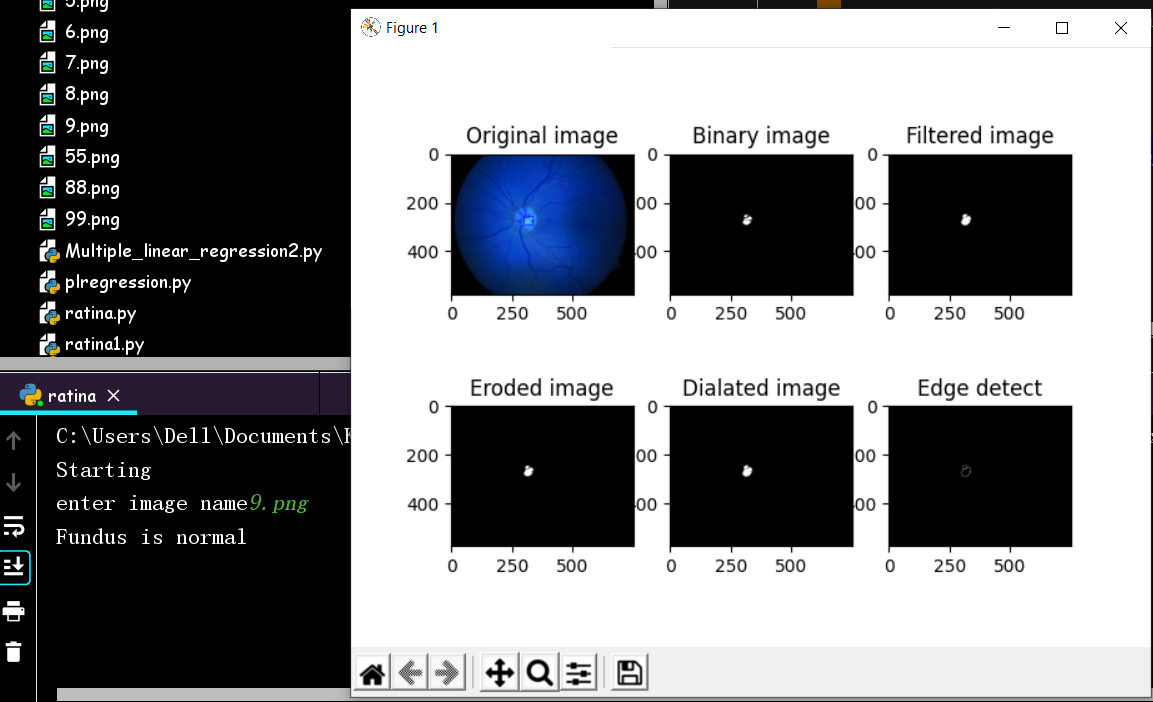
#> input picture Normal.PNG, 1153 x 702 px
$ python ratina.py   (older library calls are emulated)
#> lines starting #> are read from the running program, lines starting #| are printed output that depends on the picture; after the words box and inside, x2 and y2 are one past the last pixel; in counts of white or black regions, pixels touching at a corner belong together
import cv2
import numpy as np
from matplotlib import pyplot as plt
from skimage.feature import greycomatrix, greycoprops
scale_percent=50

Area=[]
Peri=[]
def Average(lst):
    return sum(lst) / len(lst)


while(1):
    print("Starting")
    name=input("enter image name");
#> the answer given: Normal.PNG
    x= cv2.imread(name)
#> x is the input picture: shape (702, 1153, 3); mean B, G, R 131.1, 128.6, 127.4
    #x=cv2.imread('image018.png')
    w=int(x.shape[1]*scale_percent/100)
#> w = 576
    h=int(x.shape[0]*scale_percent/100)
#> h = 351
    dim=(w,h)
#> dim = (576, 351)
    img=cv2.resize(x,dim)
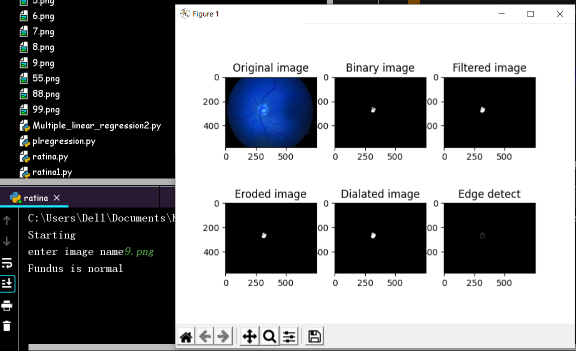
#> img: shape (351, 576, 3); mean B, G, R 131.1, 128.6, 127.4

    gray = cv2.cvtColor(img , cv2.COLOR_BGR2GRAY)
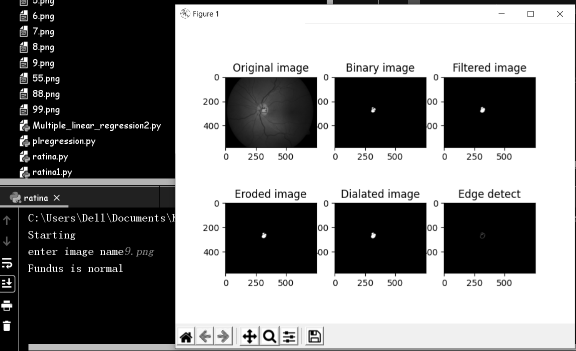
#> gray: shape (351, 576); min 0, max 255, mean 128.5
    # Set up the detector with default parameters.
    #convert into binary
    greenchannel=img[:,:,1]
    ret,binary = cv2.threshold(greenchannel,160,255,cv2.THRESH_BINARY)# 160 - threshold, 255 - value to assign, THRESH_BINARY_INV - Inverse binary
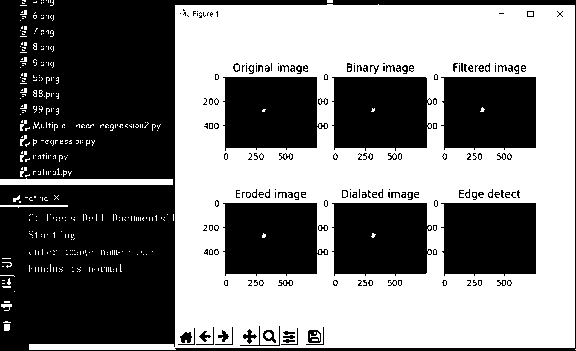
#> binary: shape (351, 576); 48.7% white; 397 white regions (383 under 20 px), largest, box (x1, y1, x2, y2) and area: (29, 4, 575, 350) 95074, (0, 178, 173, 185) 1039, (0, 205, 68, 208) 137

    #averaging filter
    kernel = np.ones((5,5),np.float32)/9
    dst = cv2.filter2D(binary,-1,kernel)# -1 : depth of the destination image
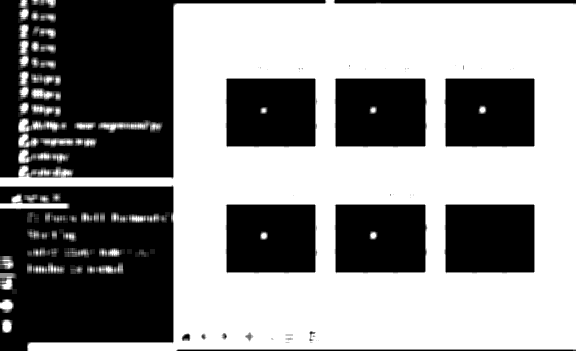
#> dst: shape (351, 576); min 0, max 255, mean 140


    kernel2 = cv2.getStructuringElement(cv2.MORPH_ELLIPSE,(3,3))

    #erosion
    erosion = cv2.erode(dst,kernel2,iterations = 1)
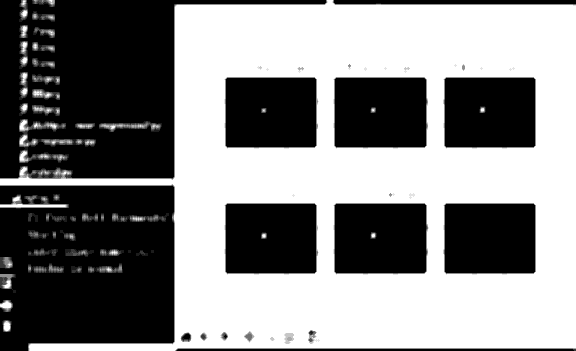
#> erosion: shape (351, 576); min 0, max 255, mean 132.8

    #dilation
    dilation = cv2.dilate(erosion,kernel2,iterations = 1)

    #edge detection
    edges = cv2.Canny(dilation,100,200)
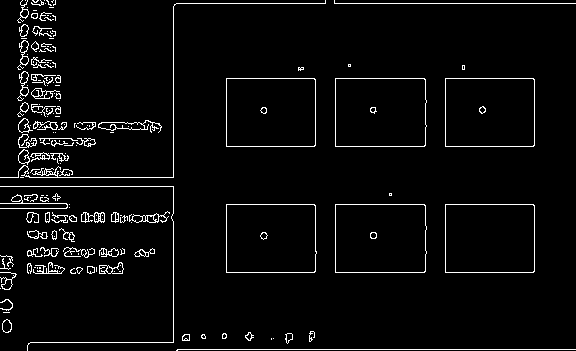
#> edges: shape (351, 576); 3.9% white in thin lines or dots

##    ### Size detection
    contours,hierarchy = cv2.findContours(binary, cv2.RETR_EXTERNAL, cv2.CHAIN_APPROX_SIMPLE)
#> contours = 368 contours, 363 with area under 20; largest, box (x1, y1, x2, y2) and area: (29, 4, 575, 350) 137189, (0, 178, 173, 185) 861, (0, 205, 68, 208) 68, (4, 324, 10, 331) 30, (1, 304, 12, 311) 23
##    print("No. of rice grains=",len(contours))
##    total_ar=0
    ##### Feature Extraction
    # compute some GLCM properties each patch
    xs =0

    glcm = greycomatrix(gray, [5], [0], 256, symmetric=True, normed=True)
    xs=greycoprops(glcm, 'dissimilarity')[0, 0]
#> xs = 16.62

    #print(xs)
    if(xs>3.1):
        print('Fundus is abnormol')
    else:
        print('Fundus is normal')
    for cnt in contours:
            x,y,w,h = cv2.boundingRect(cnt)
            cv2.rectangle(img, (x, y), (x+w, y+h), (0,0,255), 2)
#> this loop made 368 passes
#> (x, y, w, h) on passes 1 to 3: (575, 349, 1, 1), (4, 324, 6, 7), (3, 321, 8, 2)
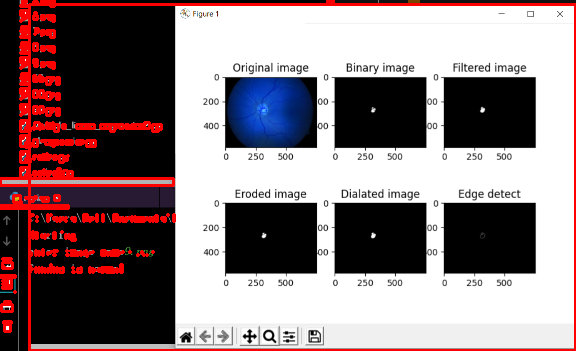
#> img: shape (351, 576, 3); 6.74% of pixels changed, all inside (x1, y1, x2, y2) = (0, 0, 576, 351)


    cv2.imshow('disp',img)
    #plot the images
    imgs_row=2
    imgs_col=3
    plt.subplot(imgs_row,imgs_col,1),plt.imshow(img,'gray')
    plt.title("Original image")

    plt.subplot(imgs_row,imgs_col,2),plt.imshow(binary,'gray')
    plt.title("Binary image")

    plt.subplot(imgs_row,imgs_col,3),plt.imshow(dst,'gray')
    plt.title("Filtered image")

    plt.subplot(imgs_row,imgs_col,4),plt.imshow(erosion,'gray')
    plt.title("Eroded image")

    plt.subplot(imgs_row,imgs_col,5),plt.imshow(dilation,'gray')
    plt.title("Dialated image")

    plt.subplot(imgs_row,imgs_col,6),plt.imshow(edges,'gray')
    plt.title("Edge detect")

    plt.show()
#> figure, not shown here; B, G, R data is drawn as R, G, B
#> the answer given: Normal.PNG
#> the answer given: Normal.PNG
#> (the run stopped early here; a loop or call above may not have finished)
